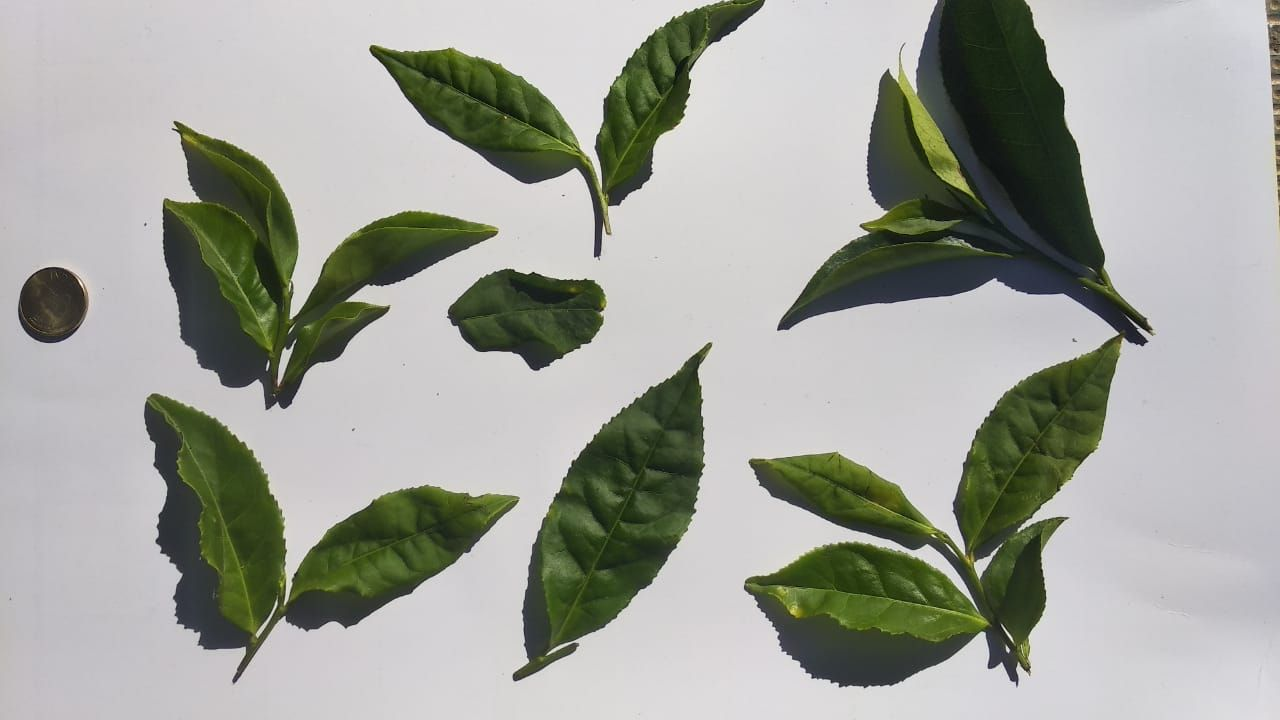
#> input picture qZh69Wzk.jpeg, 1280 x 720 px, found by its file name
$ python smart_measure.py
#> lines starting #> are read from the running program, lines starting #| are printed output that depends on the picture; after the words box and inside, x2 and y2 are one past the last pixel; in counts of white or black regions, pixels touching at a corner belong together
from scipy.spatial.distance import euclidean
import imutils
from imutils import perspective
from imutils import contours
import numpy as np
import cv2

# Function to show array of images (intermediate results)


def show_images(images):
	for i, img in enumerate(images):
		cv2.imshow("image_" + str(i), img)
	cv2.waitKey(0)
	cv2.destroyAllWindows()


img_path = "/Users/jinuaugustine/Documents/Solidaridad/Tea Quality Control/qZh69Wzk.jpeg"

BLACK_THRESHOLD = 200
THIN_THRESHOLD = 10

# Read image and preprocess
image = cv2.imread(img_path)
#> image is the input picture: shape (720, 1280, 3); mean B, G, R 155.6, 163.2, 161

gray = cv2.cvtColor(image, cv2.COLOR_BGR2GRAY)
blur = cv2.GaussianBlur(gray, (9, 9), 0)

edged = cv2.Canny(blur, 50, 100)
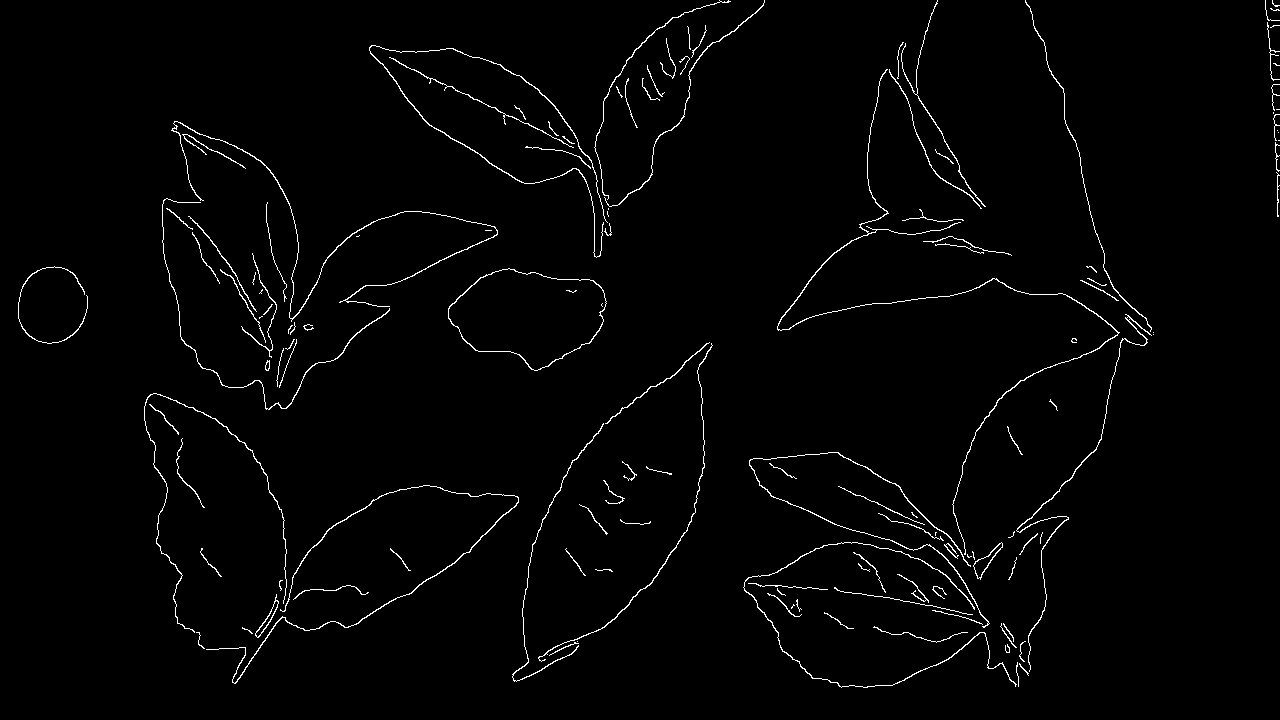
#> edged: shape (720, 1280); 1.7% white in thin lines or dots
edged = cv2.dilate(edged, None, iterations=1)
#> edged: shape (720, 1280); 5.5% white; 43 white regions, largest, box (x1, y1, x2, y2) and area: (742, 0, 1155, 689) 17928, (368, 0, 766, 259) 6399, (143, 392, 520, 685) 5710
edged = cv2.erode(edged, None, iterations=1)
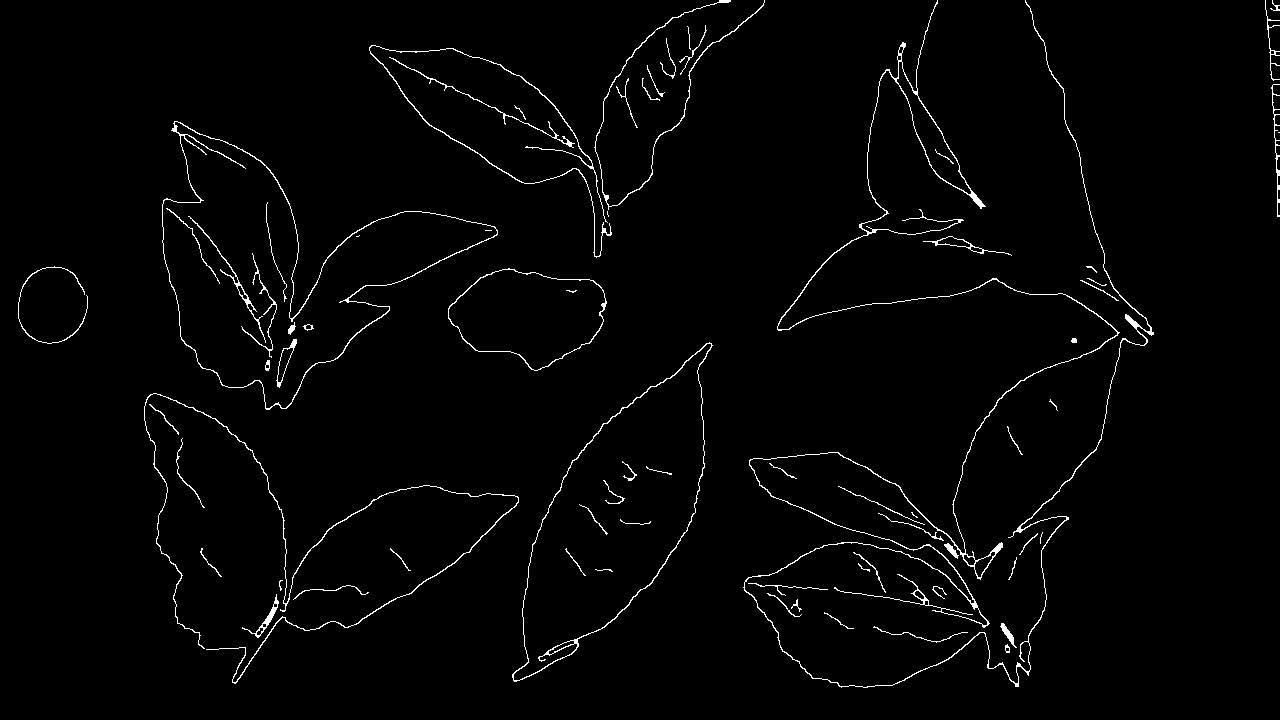
#> edged: shape (720, 1280); 1.8% white in thin lines or dots

# show_images([blur, edged])

# Find contours
cnts = cv2.findContours(edged.copy(), cv2.RETR_EXTERNAL,
                        cv2.CHAIN_APPROX_SIMPLE)
#> cnts = 53 contours, 31 with area under 20; largest, box (x1, y1, x2, y2) and area: (162, 121, 498, 410) 40112, (512, 342, 713, 682) 31727, (448, 268, 607, 371) 10986, (743, 0, 1154, 688) 4255, (144, 393, 519, 684) 412
cnts = imutils.grab_contours(cnts)
# Sort contours from left to right as leftmost contour is reference object
(cnts, _) = contours.sort_contours(cnts)

# Remove contours which are not large enough
cnts = [x for x in cnts if cv2.contourArea(x) > 60]
#> cnts = 13 contours; largest, box (x1, y1, x2, y2) and area: (162, 121, 498, 410) 40112, (512, 342, 713, 682) 31727, (448, 268, 607, 371) 10986, (743, 0, 1154, 688) 4255, (144, 393, 519, 684) 412

# cv2.drawContours(image, cnts, -1, (0,255,0), 3)

# show_images([image, edged])
# print(len(cnts))

# Reference object dimensions
ref_object = cnts[0]
#> ref_object = contour of 1198 points, box (x1, y1, x2, y2) (144, 393, 519, 684), area 412
box = cv2.minAreaRect(ref_object)
#> box = ((298.6, 567.5), (257.6, 386.1), -74.08)
box = cv2.boxPoints(box)
#> box = [[448.9, 744.3], [77.56, 638.4], [148.2, 390.6], [519.5, 496.6]]
box = np.array(box, dtype="int")
#> box = [[448, 744], [77, 638], [148, 390], [519, 496]]
box = perspective.order_points(box)
#> box = [[148, 390], [519, 496], [448, 744], [77, 638]]
(tl, tr, br, bl) = box
#> tl = [148, 390]; tr = [519, 496]; br = [448, 744]; bl = [77, 638]
dist_in_pixel = euclidean(tl, tr)
#> dist_in_pixel = 385.8
dist_in_cm = 2
pixel_per_cm = dist_in_pixel/dist_in_cm
#> pixel_per_cm = 192.9

# Extract Contours
ret, thresh = cv2.threshold(gray, 127, 255, 0)
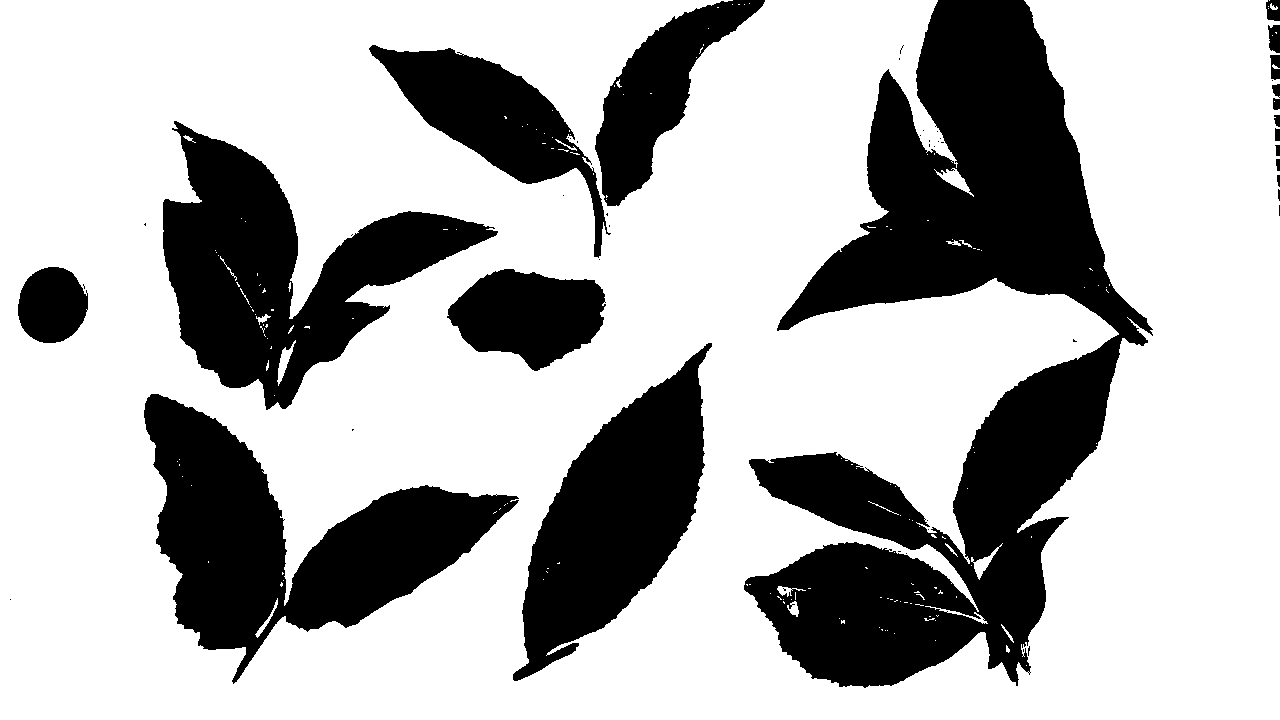
#> thresh: shape (720, 1280); 69.9% white; 52 black regions (33 under 20 px)
contours, hierarchy = cv2.findContours(thresh, 1, 3)
#> contours = 240 contours, 220 with area under 20; largest, box (x1, y1, x2, y2) and area: (0, 0, 1280, 720) 783245, (143, 393, 520, 685) 43632, (162, 120, 498, 410) 40396, (512, 342, 713, 682) 31752, (368, 44, 612, 259) 16304
idx = 0
# [10 lines of commented-out code are left out]
for cnt in cnts:
	box = cv2.minAreaRect(cnt)
	box = cv2.boxPoints(box)
	box = np.array(box, dtype="int")
	box = perspective.order_points(box)
	(tl, tr, br, bl) = box
	cv2.drawContours(image, [box.astype("int")], -1, (0, 0, 255), 2)
	mid_pt_horizontal = (tl[0] + int(abs(tr[0] - tl[0])/2), tl[1] + int(abs(tr[1] - tl[1])/2))
	mid_pt_verticle = (tr[0] + int(abs(tr[0] - br[0])/2), tr[1] + int(abs(tr[1] - br[1])/2))
	wid = euclidean(tl, tr)/pixel_per_cm
	ht = euclidean(tr, br)/pixel_per_cm

	cv2.putText(image, "{:.1f}cm".format(wid), (int(mid_pt_horizontal[0] - 15), int(mid_pt_horizontal[1] - 10)),
		cv2.FONT_HERSHEY_SIMPLEX, 1, (255, 255, 0), 2)
	cv2.putText(image, "{:.1f}cm".format(ht), (int(mid_pt_verticle[0] + 10), int(mid_pt_verticle[1])),
		cv2.FONT_HERSHEY_SIMPLEX, 1, (255, 255, 0), 2)
#> this loop made 13 passes
#> (tl, tr, br, bl, mid_pt_horizontal, mid_pt_verticle, wid, ht) on passes 1 to 5: ([148, 390], [519, 496], [448, 744], [77, 638], (333, 443), (554, 620), 2, 1.34), ([173, 120], [499, 227], [421, 460], [96, 352], (336, 173), (538, 343), 1.78, 1.27), ([241, 627], [275, 594], [288, 607], [254, 640], (258, 643), (281, 600), 0.246, 0.0953), ([413, -9], [656, 183], [597, 258], [354, 65], (534, 87), (685, 220), 1.61, 0.495), ([389, 56], [578, 133], [571, 150], [382, 74], (483, 94), (581, 141), 1.06, 0.0953)
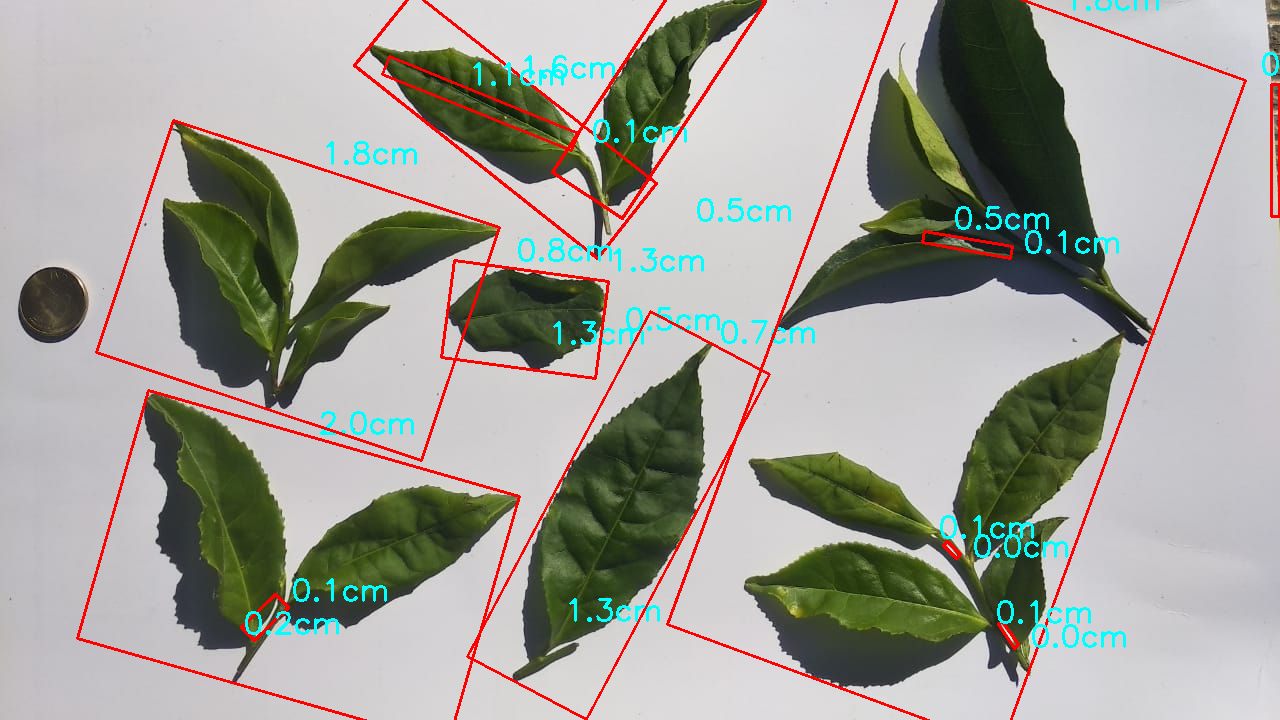
#> image: shape (720, 1280, 3); 3.84% of pixels changed, all inside (x1, y1, x2, y2) = (76, 0, 1280, 720)

show_images([image])
#> the loop in show_images, `for i, img in enumerate(images):` made 1 pass
